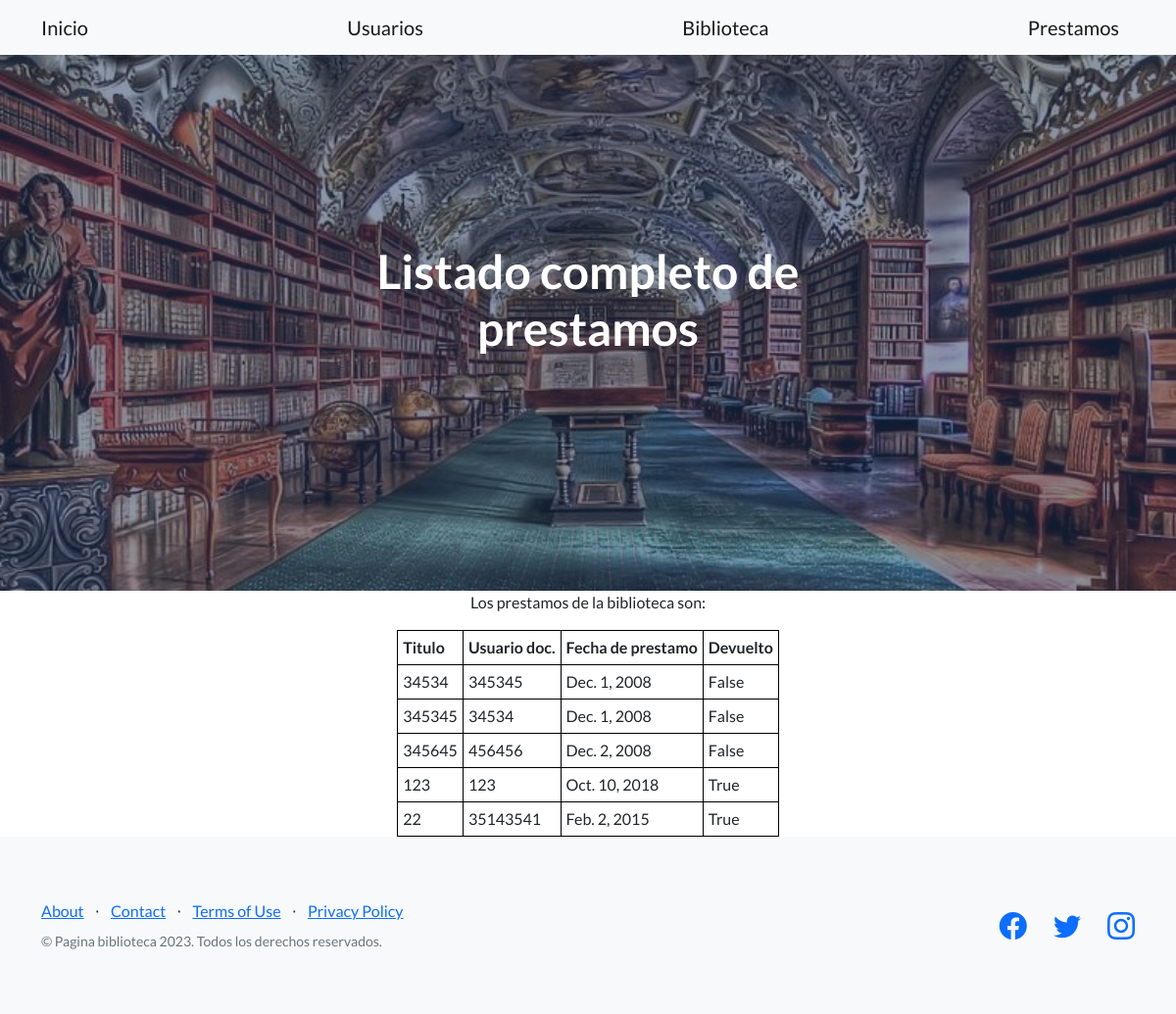
Page /AppBiblio/verPrestamos on the committed database.
### AppBiblio/models.py (models this page shows)
class Prestamo(models.Model):
    lib = models.IntegerField(default=1)
    user = models.IntegerField(default=1)
    fecha = models.DateField()
    devuelto = models.BooleanField(default=False)

### AppBiblio/views.py (the view)
# urls.py: path('verPrestamos',ver_prestamos, name="verPrestamos"),
def ver_prestamos(request):
    todos= Prestamo.objects.all()
    return render(request, "AppBiblio/ver_prestamos.html", {"todos":todos})

### AppBiblio/templates/AppBiblio/ver_prestamos.html (shortened to what this page needs)
{% extends 'AppBiblio/principal.html' %}
{% block principal%}
    Listado completo de prestamos
{% endblock %}
{% block bloque2%}
<center>
    Los prestamos de la biblioteca son:<p>
     <table  border: 1px solid black;>
        <tr>
            <th>Titulo</th>
            <th>Usuario doc.</th>
            <th>Fecha de prestamo</th>
            <th>Devuelto</th>
        </tr>
        {% for prestamo in todos %}
        <tr>
            <td>{{prestamo.lib}} </td>
            <td>{{prestamo.user}} </td>
            <td>{{prestamo.fecha}} </td>
            <td>{{prestamo.devuelto}} </td>
        </tr>
        {% endfor %}
    </table>
</center>
{% endblock %}

### AppBiblio/templates/AppBiblio/ver_prestamos.html (style rules this page uses)
table { border-collapse: collapse; }
table, th, td { border: 1px solid black; }
th, td { padding: 5px; }

### rows in the picture
Prestamo: lib "34534", user "345345", fecha "Dec. 1, 2008", devuelto "False"
Prestamo: lib "345345", user "34534", fecha "Dec. 1, 2008", devuelto "False"
Prestamo: lib "345645", user "456456", fecha "Dec. 2, 2008", devuelto "False"
Prestamo: lib "123", user "123", fecha "Oct. 10, 2018", devuelto "True"
Prestamo: lib "22", user "35143541", fecha "Feb. 2, 2015", devuelto "True"
